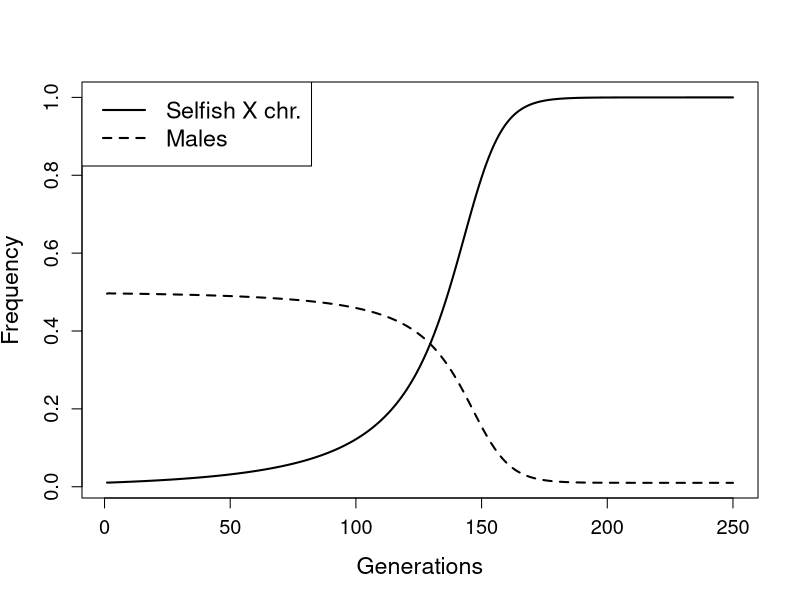

Here is the R script that generated this plot:


# Genotypes 			XX,XXr,XrXr,XY,XrY
# relative frequencies:	u,v,w,x,y
# relative viabilities:	1,a,b,1,c
#prop. males born to XrY fathers is (1-t)

##Start from a low freq and HWE
p<-1/100
u<-0.5*(1-p)^2
v<-0.5*2*p*(1-p)
w<-0.5*p^2	
x<-0.5*(1-p)
y<-0.5*p

a<-0.8  #1t
b<-0.8
c<-0.8
t<-0.99 #0.5

freqs<-numeric()
for(gen in 1:250){
	u_next <- 0.5*x*(u + 0.5*v)
	v_next <- a*(0.5*x*(w+0.5*v) + t*y*(u+0.5*v))
	w_next <- b*t*y*(w+0.5*v)
	x_next <- (0.5*x+(1-t)*y)*(u+0.5*v)
	y_next <- c*(0.5*x + (1-t)*y)*(w+0.5*v)
	
	T_norm<-u_next +v_next +w_next +x_next +y_next
	
	freqs<-rbind(freqs,c(u_next/T_norm,v_next/T_norm,w_next/T_norm,x_next/T_norm,y_next/T_norm))
	u<-u_next/T_norm; v<-v_next/T_norm; w<-w_next/T_norm; x<-x_next/T_norm; y<-y_next/T_norm
}


plot((0.5*freqs[,2] + freqs[,3] + 0.5*freqs[,5])/(freqs[,1]+freqs[,2] + freqs[,3] +0.5*freqs[,4] +0.5*freqs[,5])
,type="l",lwd=2,xlab="Generations",ylab="Frequency",cex.lab=1.4,cex.axis=1.2)
lines(rowSums(freqs[,4:5]),lty=2,lwd=2)
legend(x="topleft",legend=c("Selfish X chr.","Males"),lty=c(1,2),lwd=2,cex=1.4)
dev.copy2pdf(file="~/Dropbox/Courses/Popgen_teaching_Notes/figures/sex_ratio_distortor.pdf")

